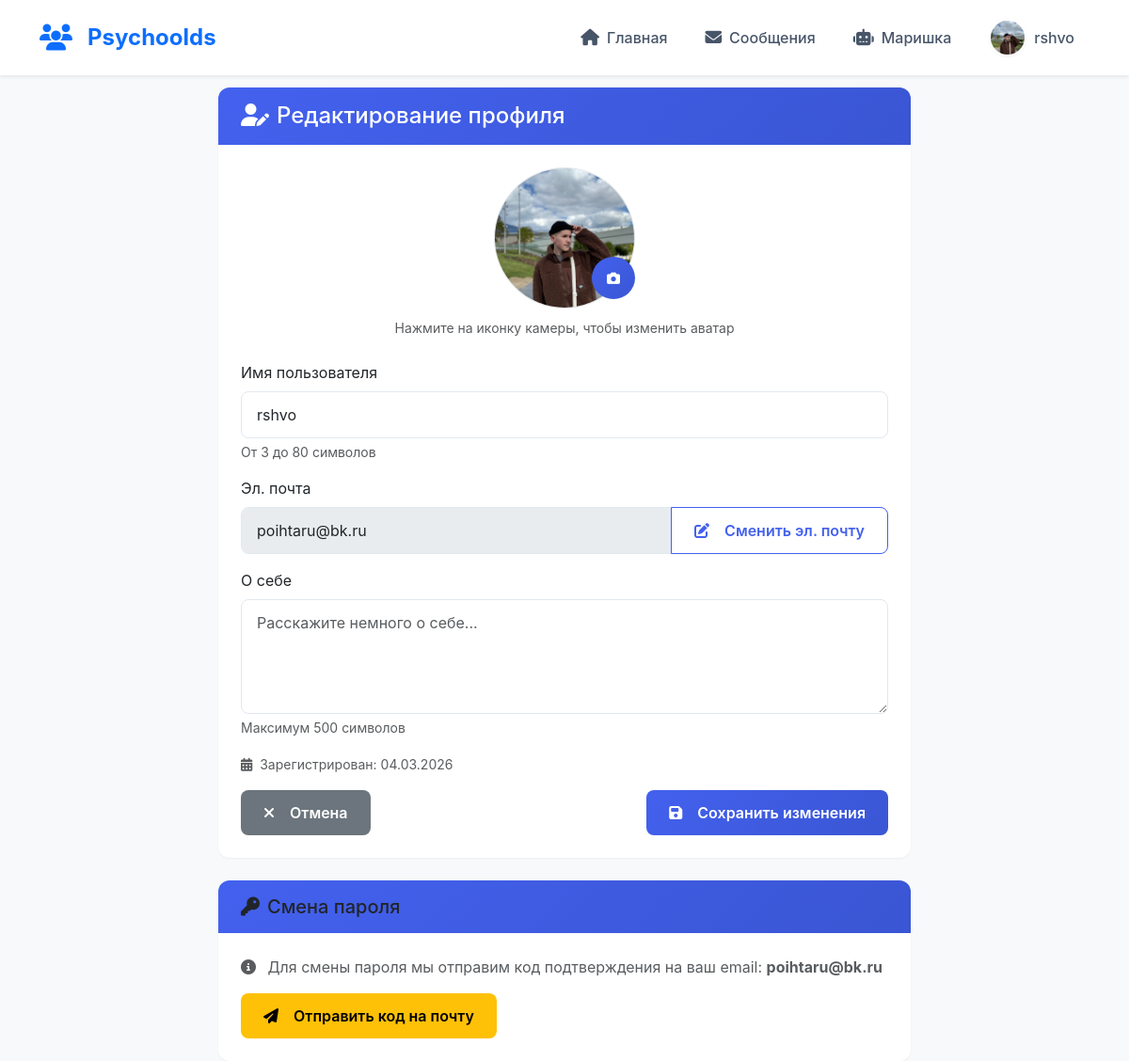
The app's page /profile/edit (signed in) with its own data.
### app.py (models this page shows, shortened)
class User(UserMixin, db.Model):
    __tablename__ = 'users'
    id = db.Column(db.Integer, primary_key=True)
    username = db.Column(db.String(80), unique=True, nullable=False)
    email = db.Column(db.String(120), unique=True, nullable=False)
    password_hash = db.Column(db.String(200), nullable=False)
    bio = db.Column(db.Text, nullable=True)
    avatar = db.Column(db.String(200), default='default.jpg')
    created_at = db.Column(db.DateTime, default=datetime.utcnow)
    posts = db.relationship('Post', backref='author', lazy=True, cascade='all, delete-orphan')
    comments = db.relationship('Comment', backref='author', lazy=True, cascade='all, delete-orphan')
    likes = db.relationship('Like', backref='user', lazy=True, cascade='all, delete-orphan')
    followed = db.relationship(
        'Follow', foreign_keys='Follow.follower_id',
        backref='follower', lazy='dynamic'
    )
    followers = db.relationship(
        'Follow', foreign_keys='Follow.followed_id',
        backref='followed', lazy='dynamic'
    )

### app.py (the view, shortened to what this page needs)
@app.route('/profile/edit', methods=['GET', 'POST'])
@login_required
def edit_profile():
    return render_template('edit_profile.html')

### app.py (called while the page is built)
@login_manager.user_loader
def load_user(user_id):
    return db.session.get(User, int(user_id))

### templates/edit_profile.html (shortened to what this page needs)
{% extends "base.html" %}
{% block content %}
<div class="row justify-content-center" style="margin-top: 3%;">
    <div class="col-md-8">
        <div class="card">
            <div class="card-header bg-primary text-white">
                <h4 class="mb-0"><i class="fas fa-user-edit me-2"></i>Редактирование профиля</h4>
            </div>
            <div class="card-body">
<form method="post" enctype="multipart/form-data" id="editProfileForm">
    <div class="text-center mb-4">
        <div class="position-relative d-inline-block">
            <img src="{% if current_user.avatar != 'default.jpg' %}{{ url_for('static', filename='uploads/' + current_user.avatar) }}{% else %}https://ui-avatars.com/api/?name={{ current_user.username }}&background=0D6EFD&color=fff&size=150{% endif %}"
                 class="rounded-circle border"
                 style="width: 150px; height: 150px; object-fit: cover;"
                 id="avatarPreview">
            <label for="avatarInput" class="position-absolute bottom-0 end-0 btn btn-sm btn-primary rounded-circle" style="transform: translate(0, -10px); height: 30%;">
                <i class="fas fa-camera"></i>
            </label>
        </div>
        <div class="mt-2">
            <small class="text-muted">Нажмите на иконку камеры, чтобы изменить аватар</small>
        </div>
    </div>
    <div class="mb-3">
        <label for="username" class="form-label">Имя пользователя</label>
        <input type="text"
               class="form-control"
               id="username"
               name="username"
               value="{{ current_user.username }}"
               required
               minlength="3"
               maxlength="80">
        <div class="form-text">От 3 до 80 символов</div>
    </div>
    <div class="mb-3">
        <label class="form-label">Эл. почта</label>
        <div class="input-group">
            <input type="email"
                   class="form-control"
                   id="email"
                   name="email"
                   value="{{ current_user.email }}"
                   readonly
                   disabled>
            <button type="button" class="btn btn-outline-primary" onclick="showEmailChangeForm()" id="changeEmailBtn">
                <i class="fas fa-edit me-2"></i>Сменить эл. почту
            </button>
        </div>
    </div>
    <div class="mb-3">
        <label for="bio" class="form-label">О себе</label>
        <textarea class="form-control"
                  id="bio"
                  name="bio"
                  rows="4"
                  placeholder="Расскажите немного о себе...">{{ current_user.bio or '' }}</textarea>
        <div class="form-text">Максимум 500 символов</div>
    </div>
    <div class="mb-3">
        <small class="text-muted">
            <i class="fas fa-calendar-alt me-1"></i>
            Зарегистрирован: {{ current_user.created_at.strftime('%d.%m.%Y') }}
        </small>
    </div>
    <div class="d-flex justify-content-between">
        <a href="{{ url_for('profile', username=current_user.username) }}" class="btn btn-secondary">
            <i class="fas fa-times me-2"></i>Отмена
        </a>
        <button type="submit" class="btn btn-primary" id="submitBtn">
            <i class="fas fa-save me-2"></i>Сохранить изменения
        </button>
    </div>
</form>
            </div>
        </div>
<div class="card mt-4">
    <div class="card-header bg-warning text-dark">
        <h5 class="mb-0"><i class="fas fa-key me-2"></i>Смена пароля</h5>
    </div>
    <div class="card-body">
        <div id="step1">
            <p class="text-muted mb-3">
                <i class="fas fa-info-circle me-2"></i>
                Для смены пароля мы отправим код подтверждения на ваш email:
                <strong>{{ current_user.email }}</strong>
            </p>
            <button type="button" class="btn btn-warning" id="sendCodeBtn" onclick="requestResetCode()">
                <i class="fas fa-paper-plane me-2"></i>Отправить код на почту
            </button>
        </div>
    </div>
</div>
    </div>
</div>
{% endblock %}

### templates/base.html (shortened to what this page needs)
<!DOCTYPE html>
<html lang="ru">
<head>
    <link href="https://cdn.jsdelivr.net/npm/bootstrap@5.3.0/dist/css/bootstrap.min.css" rel="stylesheet">
    <link rel="stylesheet" href="https://cdnjs.cloudflare.com/ajax/libs/font-awesome/6.4.0/css/all.min.css">
    <link rel="stylesheet" href="{{ url_for('static', filename='style.css') }}?v={{ range(1, 100000) | random }}">
</head>
<body>
    <nav class="navbar navbar-expand-lg navbar-light bg-white fixed-top shadow-sm">
        <div class="container">
            <a class="navbar-brand" href="{{ url_for('index') }}">
                <i class="fas fa-users me-2"></i>Psychoolds
            </a>
            <div class="collapse navbar-collapse" id="navbarNav">
                <ul class="navbar-nav ms-auto">
                    {% if current_user.is_authenticated %}
                        <li class="nav-item">
                            <a class="nav-link" href="{{ url_for('index') }}">
                                <i class="fas fa-home"></i> Главная
                            </a>
                        </li>
<li class="nav-item position-relative">
    <a class="nav-link" href="{{ url_for('messages') }}">
        <i class="fas fa-envelope"></i> Сообщения
    </a>
</li>
                        <li class="nav-item">
                            <a class="nav-link" href="{{ url_for('ai_chat') }}">
                                <i class="fas fa-robot"></i> Маришка
                            </a>
                        </li>
                        <li class="nav-item">
                            <a class="nav-link" href="{{ url_for('profile', username=current_user.username) }}">
                                <img src="{% if current_user.avatar != 'default.jpg' %}{{ url_for('static', filename='uploads/' + current_user.avatar) }}{% else %}https://ui-avatars.com/api/?name={{ current_user.username }}&background=0D6EFD&color=fff&size=40{% endif %}"
                         class="avatar"
                         alt="Avatar"
                         style="width: 40px; height: 40px; object-fit: cover;"> {{ current_user.username }}
                            </a>
                        </li>
                    {% endif %}
                </ul>
            </div>
        </div>
    </nav>
    <main class="container mt-4">
        {% block content %}{% endblock %}
    </main>
</body>
</html>

### static/style.css (style rules this page uses)
:root { --primary-color: #4361ee; --primary-dark: #3a56d4; --secondary-color: #6c757d; --success-color: #10b981; --danger-color: #ef4444; --warning-color: #f59e0b; --info-color: #3b82f6; --light-color: #f8f9fa; --dark-color: #1e293b; --bg-color: #f1f5f9; --card-bg: #ffffff; --text-primary: #0f172a; --text-secondary: #475569; --text-muted: #64748b; --border-color: #e2e8f0; --shadow-sm: 0 1px 2px 0 rgb(0 0 0 / 0.05); --shadow-md: 0 4px 6px -1px rgb(0 0 0 / 0.1); --shadow-lg: 0 10px 15px -3px rgb(0 0 0 / 0.1); --shadow-xl: 0 20px 25px -5px rgb(0 0 0 / 0.1); --radius-sm: 0.375rem; --radius-md: 0.5rem; --radius-lg: 0.75rem; --radius-xl: 1rem; --radius-full: 9999px; --font-sans: -apple-system, BlinkMacSystemFont, 'Segoe UI', Roboto, 'Helvetica Neue', Arial, sans-serif; }
* { margin: 0; padding: 0; box-sizing: border-box; }
body { font-family: var(--font-sans); background-color: var(--bg-color); color: var(--text-primary); line-height: 1.5; padding-top: 70px; min-height: 100vh; }
.navbar { background: var(--card-bg) !important; box-shadow: var(--shadow-md); padding: 0.75rem 0; position: fixed; top: 0; width: 100%; z-index: 1000; backdrop-filter: blur(10px); background: rgba(255, 255, 255, 0.95) !important; }
.navbar-brand { font-weight: 700; font-size: 1.5rem; color: var(--primary-color) !important; display: flex; align-items: center; gap: 0.5rem; }
.navbar-brand i { font-size: 1.75rem; }
.navbar-nav { display: flex; align-items: center; gap: 0.5rem; }
.nav-link { font-weight: 500; color: var(--text-secondary) !important; padding: 0.5rem 1rem !important; border-radius: var(--radius-full); transition: all 0.2s ease; display: flex; align-items: center; gap: 0.5rem; }
.nav-link i { font-size: 1.1rem; }
.card { background: var(--card-bg); border: none; border-radius: var(--radius-lg); box-shadow: var(--shadow-sm); transition: all 0.3s ease; overflow: hidden; }
.card-header { background: linear-gradient(135deg, var(--primary-color), var(--primary-dark)); color: white; border: none; padding: 1rem 1.5rem; font-weight: 600; }
.card-header i { margin-right: 0.5rem; }
.card-body { padding: 1.5rem; }
.avatar { width: 40px; height: 40px; border-radius: var(--radius-full); object-fit: cover; border: 2px solid var(--card-bg); box-shadow: var(--shadow-sm); }
.form-control, .form-select { border: 1px solid var(--border-color); border-radius: var(--radius-md); padding: 0.75rem 1rem; font-size: 1rem; transition: all 0.2s ease; }
textarea.form-control { min-height: 100px; resize: vertical; }
.btn { padding: 0.75rem 1.5rem; font-weight: 600; border-radius: var(--radius-md); border: none; transition: all 0.2s ease; cursor: pointer; display: inline-flex; align-items: center; justify-content: center; gap: 0.5rem; font-size: 1rem; }
.btn-sm { padding: 0.5rem 1rem; font-size: 0.875rem; }
.btn-primary { background: linear-gradient(135deg, var(--primary-color), var(--primary-dark)); color: white; }
.btn-outline-primary { background: transparent; border: 1px solid var(--primary-color); color: var(--primary-color); }

### templates/base.html (style rules this page uses)
body { background-color: #f8f9fa; padding-top: 60px; }
.navbar-brand { font-weight: bold; color: #0d6efd !important; }
.avatar { width: 40px; height: 40px; border-radius: 50%; object-fit: cover; }

### records on screen
User: avatar (picture), username "rshvo", email "poihtaru@bk.ru", created_at "04.03.2026"
